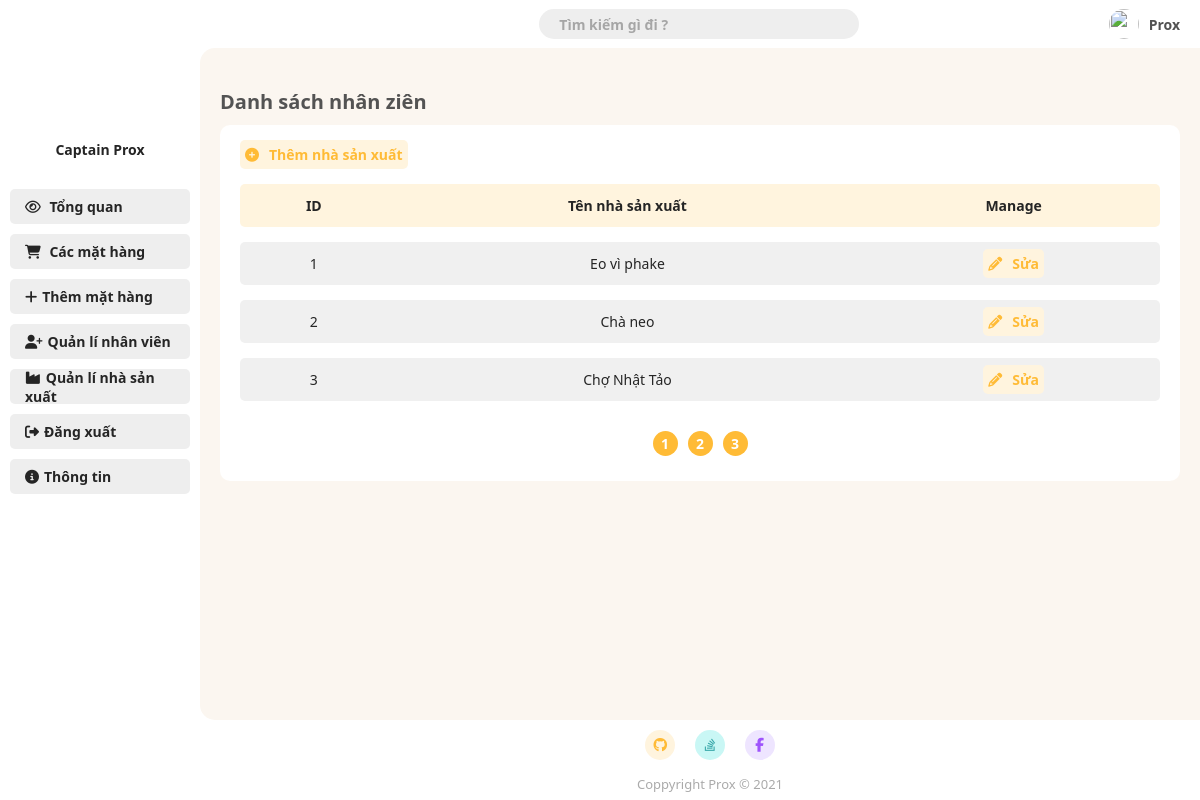
The page /Admin/page-5.php on the database as committed earlier.
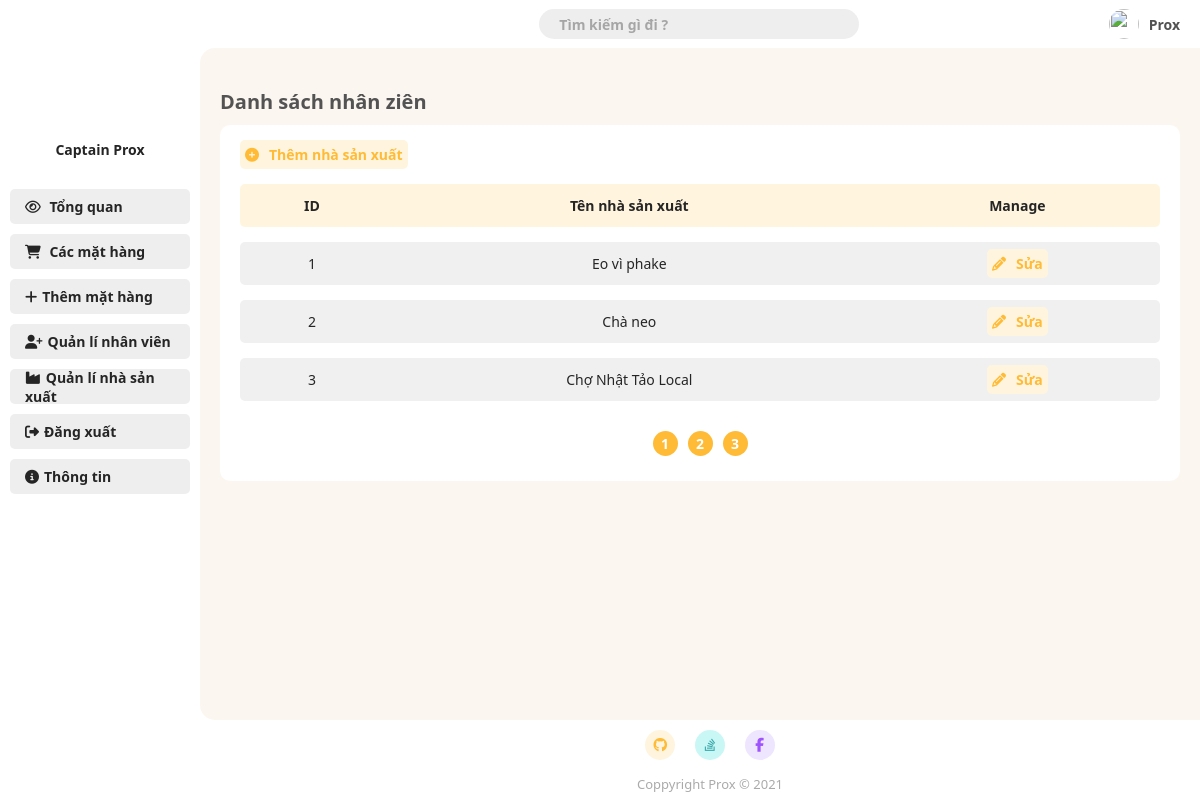
The same page on the database as committed later.
### tables this page shows
CREATE TABLE `manufacturer` (
  `id` int(11) NOT NULL,
  `name` varchar(20) NOT NULL
);

### Admin/page-5.php (the view, shortened to what this page needs)
<!DOCTYPE html>
<html lang="en">
<head>
    <link rel="stylesheet" href="./CSS/style.css?v=4.3">
</head>
<body>
        <?php
            require_once 'connect.php';
            $page = 1;
            $search = "";
            $number_of_post_query = "SELECT count(*) FROM manufacturer WHERE (name like '%$search%') OR (id = '$search')";
            $post_array = mysqli_query($connect, $number_of_post_query);
            $result_array = mysqli_fetch_array($post_array);
            $number_of_post = $result_array['count(*)'];
            $number_post_per_page = 3;
            $number_of_page = ceil($number_of_post/$number_post_per_page);
            $number_of_skip_page = $number_post_per_page * ($page - 1);
            $querry = "SELECT * FROM manufacturer WHERE (name like '%$search%') OR (id = '$search') LIMIT $number_post_per_page OFFSET $number_of_skip_page ";
            $result = mysqli_query($connect, $querry);
        ?>
        <div class="grid-container">
            <div class="container-header">
                <?php require_once "./root/navbar.php"; ?>
            </div>
            <div class="container-menu">
                <?php require_once "./root/sidebar.php"; ?>
            </div>
            <div class="container-main">
                <h1 class="main-title">Danh sách nhân ziên</h1>
                <div class="add-new-item">
                    <a class="link-button" href="add-manufacturer.php"><i class="fas fa-plus-circle"></i>Thêm nhà sản xuất</a>
                    <table class="styled-table">
                        <thead>
                            <tr>
                                <th>ID</th>
                                <th>Tên nhà sản xuất</th>
                                <th>Manage</th>
                            </tr>
                        </thead>
                        <tbody>
                            <?php foreach($result as $manufacturer){ ?>
                                <tr>
                                    <td><?php echo $manufacturer['id'] ?></td>
                                    <td><a href="manufacturer-info.php?id=<?php echo $manufacturer['id'];?>&name=<?php echo $manufacturer['name'];?>"><?php echo $manufacturer['name'] ?></a></td>
                                    <td>
                                        <a class="link-button" href="edit-manufacturer.php?id=<?= $manufacturer['id']; ?>"><i class="fas fa-pencil-alt"></i>Sửa</a>
                                    </td>
                                </tr>
                            <?php } ?>
                        </tbody>
                    </table>
                    <div class="page_number_list">
                        <?php for($i = 1 ; $i<= $number_of_page ; $i++){?>
                            <div class="page_number">
                                <a href="?page=<?php echo $i; ?>&search=<?php echo $search; ?>">
                                    <?php echo $i; ?>
                                </a>
                            </div>
                        <?php } ?>
                    </div>
                </div>
            </div>
            <div class="container-footer">
                <?php require_once "./root/footer.php"; ?>
            </div>
        </div>
</body>
</html>

### Admin/root/navbar.php (shortened to what this page needs)
<!DOCTYPE html>
<html lang="en">
<head>
</head>
<body>
        <div class="header">
            <form action="" method="get" style="margin-right: auto; margin-left: auto;">
                <input name="search" type="search" placeholder="Tìm kiếm gì đi ?">
            </form>
            <ul class="header-menu">
                <li>
                    <img class="header-avt" src="https://i.ibb.co/gjYSPt9/97387265-911934715945271-6195268394929881088-o.jpg" alt="">
                </li>
                <li>
                    <a href="#">Prox</a>
                </li>
            </ul>
        </div>
</body>
</html>

### Admin/root/sidebar.php (shortened to what this page needs)
<!DOCTYPE html>
<html lang="en">
<head>
</head>
<body>
<div class="sidebar-menu">
  <div class="sidebar-header">
      <p class="menu-webname">Captain Prox</p>
  </div>
              <ul class="menu">
                <li class="menu-item">
                  <a href="./page-1.php" class="menu-link"><i class="far fa-eye"></i> <span>Tổng quan</span> </a>
                </li>
                <li class="menu-item">
                  <a href="./page-2.php" class="menu-link"><i class="fas fa-shopping-cart"></i> <span>Các mặt hàng</span></a>
                </li>
                <li class="menu-item">
                  <a href="./page-3.php" class="menu-link"><i class="fas fa-plus"></i><span>Thêm mặt hàng</span></a>
                </li>
                <li class="menu-item">
                  <a href="./page-4.php" class="menu-link"><i class="fas fa-user-plus"></i><span>Quản lí nhân viên</span></a>
                </li>
                <li class="menu-item">
                  <a href="./page-5.php" class="menu-link"><i class="fas fa-industry"></i><span>Quản lí nhà sản xuất</span></a>
                </li>
                <li class="menu-item">
                  <a href="./page-4.php" class="menu-link"><i class="fas fa-sign-out-alt"></i><span>Đăng xuất</span></a>
                </li>
                <li class="menu-item">
                  <a href="#" class="menu-link"><i class="fas fa-info-circle"></i><span>Thông tin</span></a>
                </li>
              </ul>
            </div>
</body>
</html>

### Admin/root/footer.php (shortened to what this page needs)
<!DOCTYPE html>
<html lang="en">
<head>
</head>
<body>
    <div class="footer-basic">
                    <footer>
                        <div class="social">
                            <a class="ogrange" href="#"><i class=" fab fa-github"></i></a>
                            <a class="green" href="#"><i class=" fab fa-stack-overflow"></i></a>
                            <a class="blue" href="#"><i class=" fab fa-facebook-f"></i></a>
                        </div>
                        <p class="copyright">Coppyright Prox © 2021</p>
                    </footer>
                </div>
</body>
</html>

Rows that differ between the two databases and show on the page:
changed manufacturer id 3: name "Chợ Nhật Tảo" → "Chợ Nhật Tảo Local"
